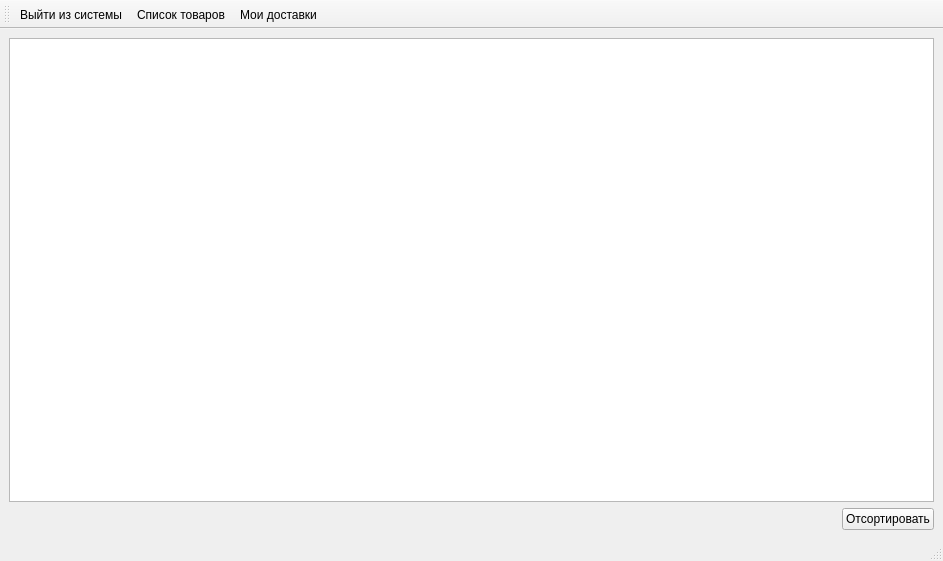
<?xml version="1.0" encoding="UTF-8"?>
<ui version="4.0">
 <class>UserActiveDeliveryWindow</class>
 <widget class="QMainWindow" name="UserActiveDeliveryWindow">
  <property name="geometry">
   <rect>
    <x>0</x>
    <y>0</y>
    <width>943</width>
    <height>561</height>
   </rect>
  </property>
  <property name="windowTitle">
   <string>MainWindow</string>
  </property>
  <widget class="QWidget" name="centralwidget">
   <layout class="QGridLayout" name="gridLayout">
    <item row="1" column="1">
     <widget class="QPushButton" name="pushButtonSort">
      <property name="text">
       <string>Отсортировать</string>
      </property>
     </widget>
    </item>
    <item row="0" column="0" colspan="2">
     <widget class="QTableView" name="tableViewDelivery">
      <property name="styleSheet">
       <string notr="true">QTableView {
    selection-background-color: qlineargradient(x1: 0, y1: 0, x2: 0.5, y2: 0.5, stop: 0 DarkCyan);
}

QHeaderView::section {
	border: 0.5px solid #C2C7CB;
	 padding-left: 4px;
	 background: qlineargradient(x1: 0, y1: 0, x2: 0, y2: 1, stop: 0 #59AAFC);
}

QTableView::item
{
  	border: 0px;
}</string>
      </property>
     </widget>
    </item>
    <item row="1" column="0">
     <spacer name="horizontalSpacer">
      <property name="orientation">
       <enum>Qt::Horizontal</enum>
      </property>
      <property name="sizeHint" stdset="0">
       <size>
        <width>40</width>
        <height>20</height>
       </size>
      </property>
     </spacer>
    </item>
   </layout>
  </widget>
  <widget class="QMenuBar" name="menubar">
   <property name="geometry">
    <rect>
     <x>0</x>
     <y>0</y>
     <width>943</width>
     <height>37</height>
    </rect>
   </property>
  </widget>
  <widget class="QStatusBar" name="statusbar"/>
  <widget class="QToolBar" name="toolBar">
   <property name="windowTitle">
    <string>toolBar</string>
   </property>
   <attribute name="toolBarArea">
    <enum>TopToolBarArea</enum>
   </attribute>
   <attribute name="toolBarBreak">
    <bool>false</bool>
   </attribute>
   <addaction name="action_1"/>
   <addaction name="action_2"/>
   <addaction name="action_3"/>
  </widget>
  <action name="action_1">
   <property name="text">
    <string>Выйти из системы</string>
   </property>
   <property name="shortcut">
    <string>Esc</string>
   </property>
   <property name="menuRole">
    <enum>QAction::NoRole</enum>
   </property>
  </action>
  <action name="action_2">
   <property name="text">
    <string>Список товаров</string>
   </property>
   <property name="menuRole">
    <enum>QAction::NoRole</enum>
   </property>
  </action>
  <action name="action_3">
   <property name="text">
    <string>Мои доставки</string>
   </property>
   <property name="menuRole">
    <enum>QAction::NoRole</enum>
   </property>
  </action>
 </widget>
 <resources/>
 <connections/>
</ui>
